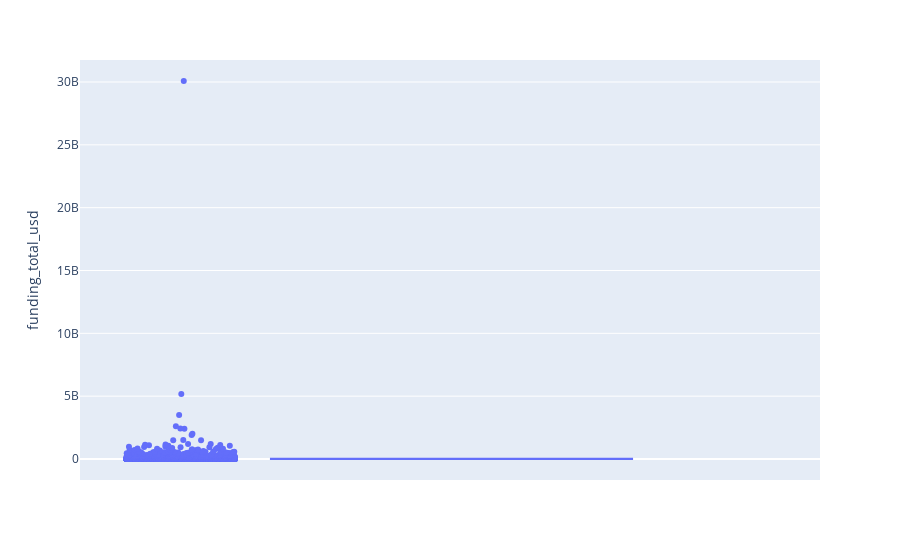

Notebook cell for this chart:
### Code cell
fig = px.box(investments_fs_op, y="funding_total_usd", points="all")
fig.show()

### Figure 1 — Plotly figure (JSON) as saved in the notebook; plotly's stock layout.template omitted (floating-point values rounded to 4 significant figures; data arrays with more than 128 entries replaced by an {"elided": "..."} marker saying what was removed)
{"data": [{"alignmentgroup": "True", "boxpoints": "all", "hovertemplate": "funding_total_usd=%{y}<extra></extra>", "legendgroup": "", "marker": {"color": "#636efa"}, "name": "", "notched": false, "offsetgroup": "", "orientation": "v", "showlegend": false, "type": "box", "x0": " ", "xaxis": "x", "y": {"elided": "20259 int values"}, "y0": " ", "yaxis": "y"}], "layout": {"boxmode": "group", "legend": {"tracegroupgap": 0}, "margin": {"t": 60}, "xaxis": {"anchor": "y", "domain": [0, 1]}, "yaxis": {"anchor": "x", "domain": [0, 1], "title": {"text": "funding_total_usd"}}}}
